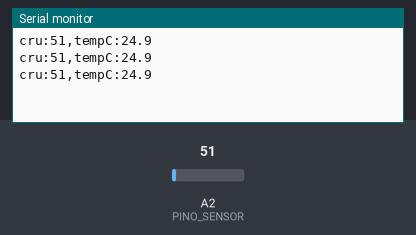
Simulated run of this sketch. Board: Arduino Uno, built with avr-gcc and run on an emulated ATmega328P. Parts: the last lines printed to the serial monitor. Inputs (shaded band) come from the test bench; at power-on: A2 (PINO_SENSOR) = 51.

Above: at 1.2 s.
1.3 s: A2 (PINO_SENSOR) set to 61
At 1.9 s:
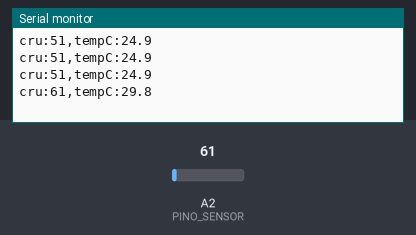
2.8 s: A2 (PINO_SENSOR) set to 71
At 3.4 s:
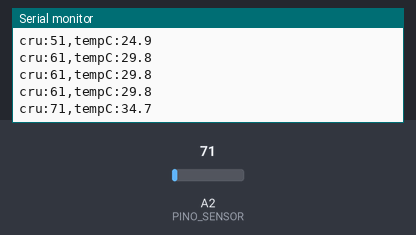
Timing chart, 0 to 5.8 s (numbered marks = the images above; inputs shaded):
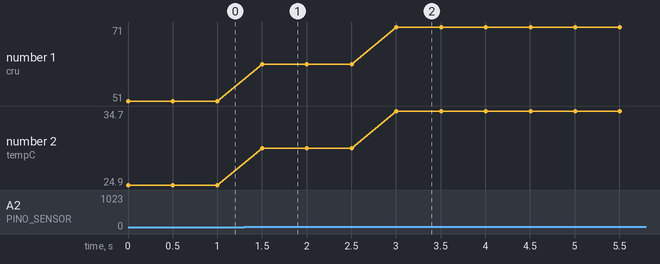

Measured:
- after the input at 1.3 s, the serial monitor: prints a new line after 0.20 s (image 1)
- after the input at 2.8 s, the serial monitor: prints a new line after 0.20 s (image 2)
- plotted number 1: 51 → 61 after the input at 1.3 s, 61 → 71 after the input at 2.8 s
- plotted number 2: 24.9 → 29.8 after the input at 1.3 s, 29.8 → 34.7 after the input at 2.8 s

The sketch:

b2_lm35_temperatura.ino
```cpp
// Lab 01 - Bloco 2 (e 3): LM35 no A2
// UNO R3 + Shield 9-em-1. Abra o Plotter Serial (9600 baud).
//
// Este sketch JÁ FUNCIONA: lê o LM35 e imprime a temperatura.
// Você vai melhorá-lo nas etapas marcadas com "ETAPA".

const uint8_t PINO_SENSOR = A2;        // LM35
const float TENSAO_REFERENCIA = 5.0;   // ETAPA 3b: muda quando trocar a referência
const float ADC_MAXIMO = 1023.0;       // 10 bits: 0 a 1023

void setup() {
  Serial.begin(9600);
  // ETAPA 3b: a troca de referência do ADC entra aqui.
}

// Lê o sensor e devolve a temperatura em °C.
// Todo o resto do programa só chama esta função: ele não precisa saber
// qual sensor está ligado nem como a conversão é feita.
float lerTemperatura() {
  // ETAPA 2c: descarte uma leitura, espere e tire a média de várias leituras.
  int leitura = analogRead(PINO_SENSOR);

  float tensao = leitura * (TENSAO_REFERENCIA / ADC_MAXIMO);
  return tensao * 100.0;  // LM35: 10 mV por °C
}

void loop() {
  int cru = analogRead(PINO_SENSOR);
  float tempC = lerTemperatura();

  // ETAPA 2b: calcule a temperatura também com map() e imprima ao lado.

  // Formato do Plotter Serial: nome:valor,nome:valor
  Serial.print("cru:");
  Serial.print(cru);
  Serial.print(",tempC:");
  Serial.println(tempC, 1);

  delay(500);
}
```
